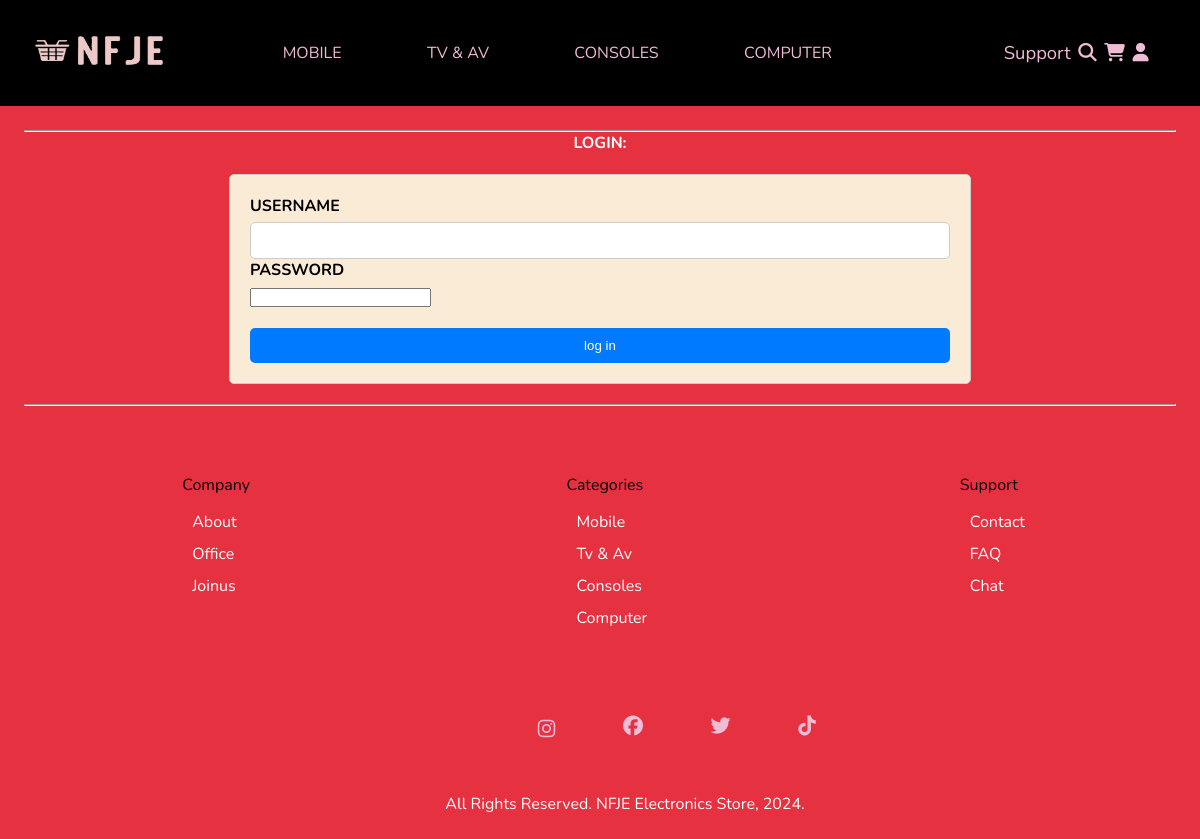
The page /assignment/public/customerLogin.php on the database its author committed.
### tables this page shows
CREATE TABLE `categories` (
  `category_id` int(11) NOT NULL AUTO_INCREMENT,
  `name` varchar(45) NOT NULL,
  PRIMARY KEY (`category_id`)
);

### assignment/templates/functions.php (called while the page is built, shortened)
<?php
function loadTemplate($filename, $templateVars){
    extract($templateVars);
    require_once $filename;
    $output = ob_get_clean();
    return $output;
}

### assignment/templates/databasetable.php (called while the page is built, shortened)
<?php
Class databaseTable{
    public $table;
    public $pdo;
    public function __construct($table,$primaryKey){
        $this->pdo = new PDO('mysql:host=mysql;dbname=GroupWork;charset=utf8','student','student');
        $this->table = $table;
    }
    public function findAllRecords(){
        $stmt=$this->pdo->prepare('SELECT * FROM '.$this->table);
        $stmt->execute();
        return $stmt->fetchAll();
    }
}
$categoriesTable = new databaseTable('categories','category_id');

### assignment/templates/layout.html.php (the view, shortened to what this page needs)
<!DOCTYPE html>
<html lang="en">
<head>
    <link rel="stylesheet" href="css/global.css" />
    <link rel="stylesheet" href="layout.css" />
    <link rel="stylesheet" href="https://cdnjs.cloudflare.com/ajax/libs/font-awesome/6.5.2/css/all.min.css"
 />
</head>
<body>
    <header>
        <a href="index.php">
            <img class="logo" src="/images/Screenshot 2024-02-15 at 10.15.08.png" alt="Image 3">
        </a></div>
        <ul>
            <?php
            require_once ('../templates/databasetable.php');
            $categories=$categoriesTable->findAllRecords();
            foreach ($categories as $category){
                echo '<li><a href="productlist.php?category='.$category['category_id']. '">'.$category['name'].'</a>';
                echo '<ul>';
                echo '</ul></li>';
            }?>
        </ul>
        <address>
            <ul>
                <li><a href="contact.php">Support</a></li>
                <li><a href="productsearch.php"><i class="fa-solid fa-magnifying-glass"></i></a></li>
                <li><i class="fa-solid fa-cart-shopping" id="cart_icon"></i></li>
                <li><i class="fa-solid fa-user">
                    </i></li>
            </ul>
        </address>
    </header>
    <main>
        <?=$output?>
    </main>
    <footer>
        <ul>
            <li>Company
                <ul>
                    <li>About</li>
                    <li>Office</li>
                    <li>Joinus</li>
                </ul>
            </li>
            <li>Categories
                <ul>
                    <li><a href="https://assignment.v.je/productlist.php?category=1">Mobile</a></li>
                    <li><a href="https://assignment.v.je/productlist.php?category=2">Tv & Av</a></li>
                    <li><a href="https://assignment.v.je/productlist.php?category=3">Consoles</a></li>
                    <li><a href="https://assignment.v.je/productlist.php?category=4">Computer</a></li>
                </ul>
            </li>
            <li>Support
                <ul>
                    <li>Contact</li>
                    <li>FAQ</li>
                    <li>Chat</li>
                </ul>
            </li>
        </ul>
        <div class="icons">
            <a href="https://www.instagram.com/nfjelectros?igsh=ZHNzNmNnZXE5aWV6&utm_source=qr"><i class="fa-brands fa-instagram"></i></a>
            <i class="fa-brands fa-facebook"></i>
            <i class="fa-brands fa-twitter"></i>
            <i class="fa-brands fa-tiktok"></i>
        </div>
        <div class="all-rights-reserved">
            All Rights Reserved. NFJE Electronics Store, 2024.
        </div>
    </footer>
</body>
</html>

### assignment/public/css/global.css (style rules this page uses)
body { margin: 0; line-height: normal; }
:root { --font-nunito: Nunito; --font-alef: Alef; --font-league-gothic: "League Gothic"; --font-size-base: 16px; --font-size-xl: 20px; --font-size-29xl: 48px; --font-size-19xl: 38px; --font-size-10xl: 29px; --font-size-13xl: 32px; --font-size-7xl: 26px; --font-size-lgi: 19px; --color-crimson-100: #e84855; --color-crimson-200: #e53140; --color-gray-100: rgba(0, 0, 0, 0.3); --color-gray-200: rgba(0, 0, 0, 0.05); --color-white: #fff; --color-black: #000; --color-pink: #efbcd5; --gap-73xl: 92px; --gap-81xl: 100px; --gap-2xl: 21px; --gap-xl: 20px; --gap-21xl: 40px; --gap-mini: 15px; --gap-3xs: 10px; --gap-371xl: 390px; --gap-41xl: 60px; --gap-27xl: 46px; --gap-smi: 13px; --gap-31xl: 50px; --padding-81xl: 100px; --padding-xl: 20px; --padding-46xl: 65px; --padding-12xs: 1px; --padding-2xl: 21px; --padding-mini: 15px; --padding-51xl: 70px; --padding-23xl: 42px; --padding-31xl: 50px; --padding-8xl: 27px; --br-415xl-5: 434.5px; --br-3xs: 10px; --br-181xl: 200px; --br-11xl: 30px; --br-21xl: 40px; }

### assignment/public/layout.css (style rules this page uses)
* { margin: 0; padding: 0; }
body { background-color: var(--color-crimson-200); font-family: var(--font-nunito); display: grid; grid-template-columns: 15% 80% 5%; grid-template-rows: auto; grid-template-areas: "header header header" "main main main" "footer footer footer"; }
.logo { height: 100px;width: 200px; }
header { font: var(--font-nunito); background-color: var(--color-black); grid-area: header; }
header a { color: var(--color-pink); text-decoration: none; }
address { float: right; color: var(--color-pink); font-style: normal; padding: 2.5em; }
address ul { align-self:auto; display: grid; grid-template-columns: auto auto auto auto; grid-template-rows: auto; color: var(--color-pink); list-style-type: none; }
address > ul > li { font-size: 1.15em; cursor: pointer; text-align: center; position: relative; }
main { min-height: 20vh; grid-area: main; padding: 2vw; background-color:var(--color-crimson-200); }
footer { min-height: 20vh; grid-area: footer; padding: 2vw; background-color:var(--color-crimson-200); }
header { display: grid; grid-template-columns: 20% 60% 20%; }
header ul { align-self: center; display: grid; grid-template-columns: auto auto auto auto auto; grid-template-rows: auto; color: var(--color-pink); list-style-type: none; }
header > ul > li { font-size: var(--font-size-base); cursor: pointer; text-align: center; position: relative; }
footer ul { display: flex;justify-content: space-around;padding: 20px 0;list-style-type: none; }
footer ul li { position: relative; }
footer ul li ul { display: block;position: absolute;top: 100%;left: 0;padding: 10px;border-radius: 5px; }
footer ul li ul li { padding: 5px 0;color: var(--color-white); }
footer i { color: var(--color-pink); }
.icons { display: flex;justify-content: space-around; font-size: 20px; width: 30%;padding-left: 480px;padding-top: 200px; }
.all-rights-reserved { display: flex;color: var(--color-white);justify-content: space-around;padding-left: 50px;padding-top: 50px; }
footer ul li ul li a { text-decoration: none;color: var(--color-white); }

### rows shown on the page
categories: name "MOBILE"
categories: name "TV & AV"
categories: name "CONSOLES"
categories: name "COMPUTER"
